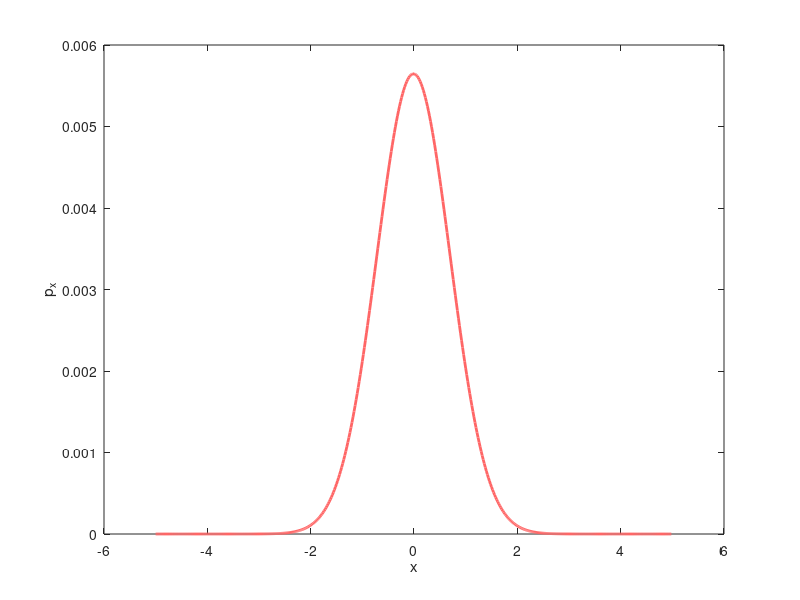

MATLAB code to generate this figure:
clc

N=1001;
a=0.01;

x = [];
for i= -5:a:5
  x = [x i];
end
X=diag(x);
P=diag(ones(1,N-1),1)+diag(-1*ones(1,N-1),-1);
P(1,N)=-1;
P(N,1)=1;
P=P/(1i*a*2);
V=X*X/2;
H=P*P/2+V;
[eig_vectors,eig_values]=eig(H);
eigvalue=diag(eig_values);
psi=eig_vectors(:,2); %determine the state by choocing the eig_vector

PSI=[];
k=1;
for i=1:500
    PSI(i)=psi(i*2);
end

%plot
xrange=-5:a*2:4.98;
plot(xrange,PSI.^2,'LineWidth',2,'Color',[1 0.4 0.4]);
ylabel('p_{x}')
xlabel('x')
